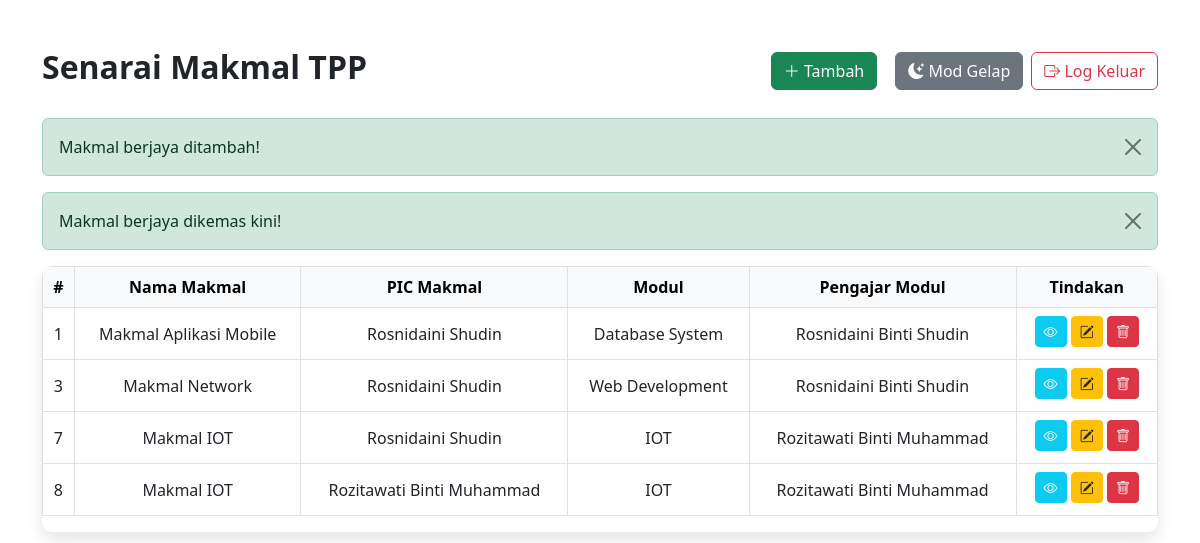
The app's page / (signed in) with its own data.
### tables this page shows
CREATE TABLE `rekod_makmal` (
  `id` int NOT NULL,
  `namamakmal` varchar(255) NOT NULL,
  `picmakmal` varchar(255) NOT NULL,
  `modul` varchar(255) NOT NULL,
  `pengajarmodul` varchar(255) NOT NULL
);

### index.php (the view, shortened to what this page needs)
<!DOCTYPE html>
<html lang="ms">
<head>
  <link href="https://cdn.jsdelivr.net/npm/bootstrap@5.3.0/dist/css/bootstrap.min.css" rel="stylesheet">
  <link href="https://cdn.jsdelivr.net/npm/bootstrap-icons@1.10.5/font/bootstrap-icons.css" rel="stylesheet">
</head>
<body>
  <div class="container py-5">
    <div class="d-flex justify-content-between align-items-center mb-4">
      <h1 class="header-title">Senarai Makmal TPP</h1>
      <div class="d-flex flex-wrap gap-2">
        <a href="create.php" class="btn btn-success"><i class="bi bi-plus-lg"></i> Tambah</a>
        <button id="darkToggle" class="btn btn-secondary dark-toggle"><i class="bi bi-moon-stars-fill"></i> Mod Gelap</button>
        <a href="logout.php" class="btn btn-outline-danger"><i class="bi bi-box-arrow-right"></i> Log Keluar</a>
      </div>
    </div>
    <?php foreach (['create', 'update', 'delete'] as $type): ?>
      <?php if (isset($_SESSION[$type])): ?>
        <div class="alert alert-success alert-dismissible fade show" role="alert">
          <?= $_SESSION[$type]; unset($_SESSION[$type]); ?>
          <button type="button" class="btn-close" data-bs-dismiss="alert" aria-label="Tutup"></button>
        </div>
      <?php endif; ?>
    <?php endforeach; ?>
    <div class="table-responsive shadow-table">
      <table class="table table-bordered table-hover align-middle">
        <thead class="table-light">
          <tr>
            <th>#</th>
            <th>Nama Makmal</th>
            <th>PIC Makmal</th>
            <th>Modul</th>
            <th>Pengajar Modul</th>
            <th>Tindakan</th>
          </tr>
        </thead>
        <tbody>
          <?php
          include('connect.php');
          $sql = "SELECT * FROM rekod_makmal";
          $result = mysqli_query($conn, $sql);
          if ($result && mysqli_num_rows($result) > 0):
            while ($data = mysqli_fetch_assoc($result)):
          ?>
            <tr>
              <td><?= htmlspecialchars($data['id']) ?></td>
              <td><?= htmlspecialchars($data['namamakmal']) ?></td>
              <td><?= htmlspecialchars($data['picmakmal']) ?></td>
              <td><?= htmlspecialchars($data['modul']) ?></td>
              <td><?= htmlspecialchars($data['pengajarmodul']) ?></td>
              <td>
                <a href="view.php?id=<?= $data['id'] ?>" class="btn btn-sm btn-info text-white mb-1"><i class="bi bi-eye"></i></a>
                <a href="edit.php?id=<?= $data['id'] ?>" class="btn btn-sm btn-warning text-dark mb-1"><i class="bi bi-pencil-square"></i></a>
                <a href="delete.php?id=<?= $data['id'] ?>" class="btn btn-sm btn-danger mb-1" onclick="return confirm('Buang rekod ini?')"><i class="bi bi-trash"></i></a>
              </td>
            </tr>
          <?php
            endwhile;
          else:
          ?>
            <tr>
              <td colspan="6" class="text-center">Tiada rekod makmal dijumpai.</td>
            </tr>
          <?php endif; ?>
        </tbody>
      </table>
    </div>
  </div>
</body>
</html>

### index.php (style rules this page uses)
.table-bordered th, .table-bordered td { vertical-align: middle; text-align: center; }
.header-title { font-weight: 600; font-size: 2rem; }
.dark-toggle { margin-left: 10px; }
.shadow-table { box-shadow: 0 0.5rem 1rem rgba(0,0,0,0.1); border-radius: 10px; overflow: hidden; }

### records on screen
rekod_makmal: id "1", namamakmal "Makmal Aplikasi Mobile", picmakmal "Rosnidaini Shudin", modul "Database System", pengajarmodul "Rosnidaini Binti Shudin"
rekod_makmal: id "3", namamakmal "Makmal Network", picmakmal "Rosnidaini Shudin", modul "Web Development", pengajarmodul "Rosnidaini Binti Shudin"
rekod_makmal: id "7", namamakmal "Makmal IOT", picmakmal "Rosnidaini Shudin", modul "IOT", pengajarmodul "Rozitawati Binti Muhammad"
rekod_makmal: id "8", namamakmal "Makmal IOT", picmakmal "Rozitawati Binti Muhammad", modul "IOT", pengajarmodul "Rozitawati Binti Muhammad"

### other values on screen
$_SESSION[$type] "Makmal berjaya ditambah!"
$_SESSION[$type] "Makmal berjaya dikemas kini!"
